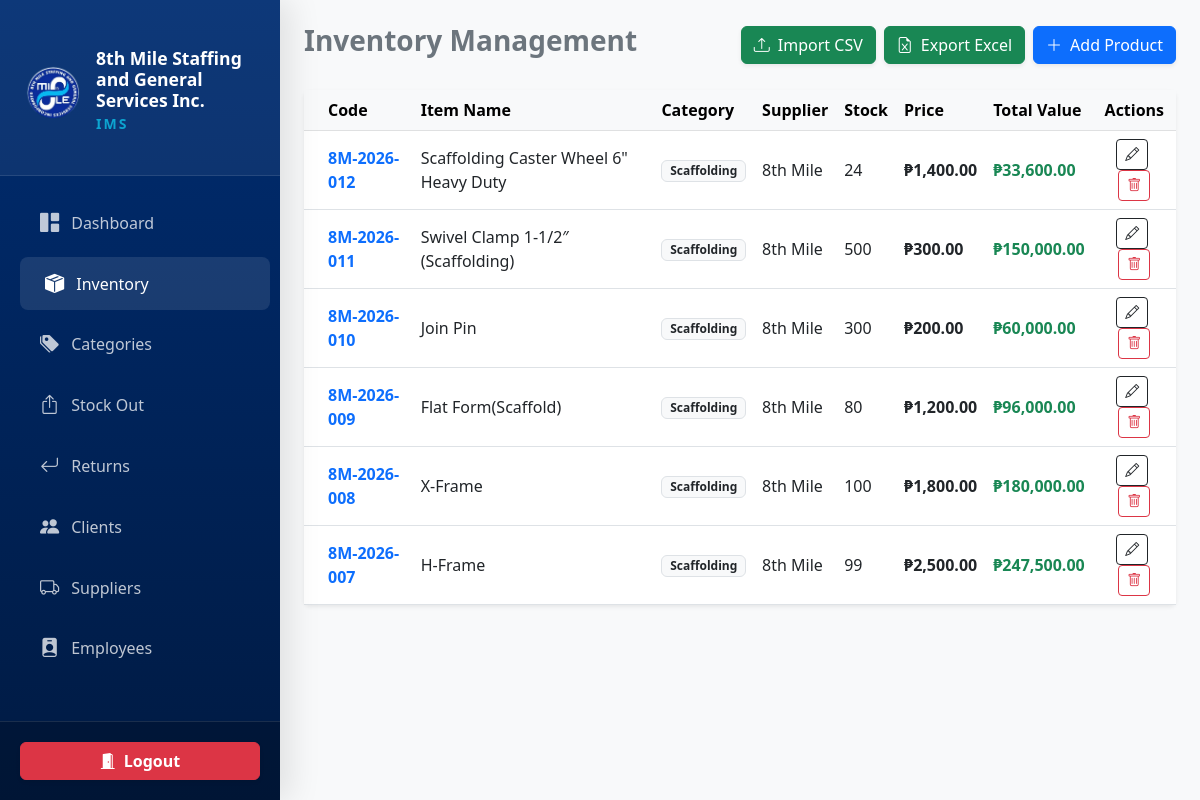
The app's page /inventory.php (signed in) with its own data.
### tables this page shows
CREATE TABLE `products` (
  `productID` int(11) NOT NULL,
  `name` varchar(150) NOT NULL,
  `sku` varchar(100) NOT NULL,
  `category_id` int(11) DEFAULT NULL,
  `quantity` int(11) NOT NULL DEFAULT 0,
  `unit_price` decimal(10,2) DEFAULT 0.00,
  `created_at` timestamp NOT NULL DEFAULT current_timestamp(),
  `updated_at` timestamp NOT NULL DEFAULT current_timestamp(),
  `supplier` varchar(150) DEFAULT NULL
);

CREATE TABLE `categories` (
  `category_id` int(11) NOT NULL,
  `name` varchar(100) NOT NULL,
  `description` text DEFAULT NULL,
  `created_at` timestamp NOT NULL DEFAULT current_timestamp(),
  `updated_at` timestamp NOT NULL DEFAULT current_timestamp()
);

### inventory.php (the view, shortened to what this page needs)
<?php
include('config.php');
$query = "SELECT p.*, c.name AS category_name FROM products p LEFT JOIN categories c ON p.category_id = c.category_id";
$query .= " ORDER BY p.created_at DESC";
$result = mysqli_query($conn, $query);
?>
<!DOCTYPE html>
<html lang="en">
<head>
    <link href="https://cdn.jsdelivr.net/npm/bootstrap@5.3.0/dist/css/bootstrap.min.css" rel="stylesheet">
    <link rel="stylesheet" href="https://cdn.jsdelivr.net/npm/bootstrap-icons@1.11.0/font/bootstrap-icons.css">
</head>
<body>
    <?php include('sidebar.php'); ?>
    <main id="main-content" class="p-4">
        <div class="d-flex flex-wrap justify-content-between align-items-center mb-4 gap-2">
            <h3 class="fw-bold text-secondary">Inventory Management</h3>
            <div class="d-flex gap-2">
                <button class="btn btn-success shadow-sm" data-bs-toggle="modal" data-bs-target="#importModal"><i class="bi bi-upload me-2"></i>Import CSV</button>
                <button onclick="exportToExcel()" class="btn btn-success shadow-sm text-white"><i class="bi bi-file-earmark-excel me-2"></i>Export Excel</button>
                <button class="btn btn-primary shadow-sm" data-bs-toggle="modal" data-bs-target="#addProductModal"><i class="bi bi-plus-lg me-2"></i>Add Product</button>
            </div>
        </div>
        <div class="card shadow-sm border-0">
            <div class="card-body p-0">
                <div class="table-responsive">
                    <table class="table table-hover align-middle mb-0" id="inventoryTable">
                        <thead class="table-light">
                            <tr>
                                <th class="ps-4">Code</th>
                                <th>Item Name</th>
                                <th>Category</th>
                                <th>Supplier</th>
                                <th>Stock</th>
                                <th>Price</th>
                                <th>Total Value</th>
                                <th class="text-center">Actions</th>
                            </tr>
                        </thead>
                        <tbody>
                            <?php if(mysqli_num_rows($result) > 0): ?>
                                <?php while($row = mysqli_fetch_assoc($result)):
                                    $item_total = $row['quantity'] * $row['unit_price'];
                                ?>
                                <tr>
                                    <td class="ps-4 fw-bold text-primary"><?php echo htmlspecialchars($row['sku']); ?></td>
                                    <td><?php echo htmlspecialchars($row['name']); ?></td>
                                    <td><span class="badge bg-light text-dark border"><?php echo htmlspecialchars($row['category_name'] ?? 'Uncategorized'); ?></span></td>
                                    <td><?php echo htmlspecialchars($row['supplier'] ?? 'N/A'); ?></td>
                                    <td><?php echo $row['quantity']; ?></td>
                                    <td class="fw-bold">₱<?php echo number_format($row['unit_price'], 2); ?></td>
                                    <td class="fw-bold text-success">₱<?php echo number_format($item_total, 2); ?></td>
                                    <td class="text-center">
                                        <button class="btn btn-sm btn-outline-dark me-1" data-bs-toggle="modal" data-bs-target="#editModal<?php echo $row['productID']; ?>"><i class="bi bi-pencil"></i></button>
                                        <a href="delete_product.php?id=<?php echo $row['productID']; ?>" class="btn btn-sm btn-outline-danger" onclick="return confirm('Delete item?');"><i class="bi bi-trash"></i></a>
                                    </td>
                                </tr>
                                <?php endwhile; ?>
                            <?php else: ?>
                                <tr><td colspan="8" class="text-center p-5 text-muted">No items found.</td></tr>
                            <?php endif; ?>
                        </tbody>
                    </table>
                </div>
            </div>
        </div>
    </main>
</body>
</html>

### inventory.php (style rules this page uses)
body { background-color: #f8f9fa; }
#main-content { transition: margin-left 0.3s; width: 100%; }
@media (min-width: 992px) { #main-content { margin-left: 280px; width: calc(100% - 280px); } }

### sidebar.php (style rules this page uses)
:root { --8th-blue: #002d72; --8th-blue-light: #003d9a; --8th-accent: #66b2ff; --sidebar-width: 280px; }
* { transition: all 0.2s ease-in-out; }

### records on screen
products: sku "8M-2026-012", name "Scaffolding Caster Wheel 6\" Heavy Duty", category.name "Scaffolding", supplier "8th Mile", quantity "24", unit_price "1,400.00", item_total "33,600.00"
products: sku "8M-2026-011", name "Swivel Clamp 1-1/2″ (Scaffolding)", category.name "Scaffolding", supplier "8th Mile", quantity "500", unit_price "300.00", item_total "150,000.00"
products: sku "8M-2026-010", name "Join Pin", category.name "Scaffolding", supplier "8th Mile", quantity "300", unit_price "200.00", item_total "60,000.00"
products: sku "8M-2026-009", name "Flat Form(Scaffold)", category.name "Scaffolding", supplier "8th Mile", quantity "80", unit_price "1,200.00", item_total "96,000.00"
products: sku "8M-2026-008", name "X-Frame", category.name "Scaffolding", supplier "8th Mile", quantity "100", unit_price "1,800.00", item_total "180,000.00"
products: sku "8M-2026-007", name "H-Frame", category.name "Scaffolding", supplier "8th Mile", quantity "99", unit_price "2,500.00", item_total "247,500.00"
